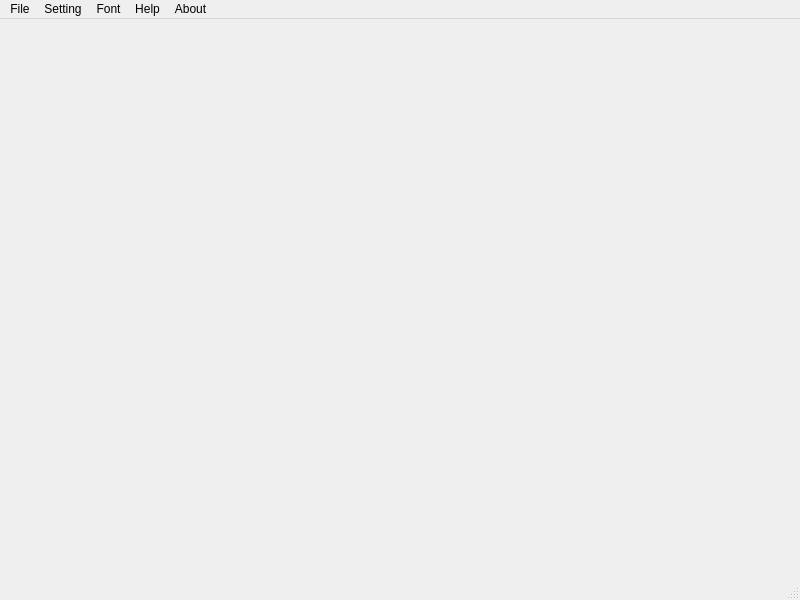
<?xml version="1.0" encoding="UTF-8"?>
<ui version="4.0">
 <class>myForm</class>
 <widget class="QMainWindow" name="myForm">
  <property name="geometry">
   <rect>
    <x>0</x>
    <y>0</y>
    <width>800</width>
    <height>600</height>
   </rect>
  </property>
  <property name="windowTitle">
   <string>MainWindow</string>
  </property>
  <widget class="QWidget" name="centralwidget">
   <widget class="QWidget" name="widget" native="true">
    <property name="geometry">
     <rect>
      <x>10</x>
      <y>10</y>
      <width>521</width>
      <height>541</height>
     </rect>
    </property>
    <property name="styleSheet">
     <string notr="true"/>
    </property>
   </widget>
   <widget class="QWidget" name="miniWidget" native="true">
    <property name="geometry">
     <rect>
      <x>540</x>
      <y>10</y>
      <width>251</width>
      <height>211</height>
     </rect>
    </property>
    <property name="styleSheet">
     <string notr="true"/>
    </property>
   </widget>
  </widget>
  <widget class="QMenuBar" name="menubar">
   <property name="geometry">
    <rect>
     <x>0</x>
     <y>0</y>
     <width>800</width>
     <height>21</height>
    </rect>
   </property>
   <widget class="QMenu" name="menuFile">
    <property name="title">
     <string>File</string>
    </property>
    <addaction name="actionOpen"/>
    <addaction name="actionSave"/>
    <addaction name="actionSave_As"/>
    <addaction name="actionExit"/>
   </widget>
   <widget class="QMenu" name="menuSetting">
    <property name="title">
     <string>Setting</string>
    </property>
   </widget>
   <widget class="QMenu" name="menuAbout">
    <property name="title">
     <string>Font</string>
    </property>
    <addaction name="actionColor"/>
    <addaction name="actionFont"/>
   </widget>
   <widget class="QMenu" name="menuHelp">
    <property name="title">
     <string>Help</string>
    </property>
   </widget>
   <widget class="QMenu" name="menuAbout_2">
    <property name="title">
     <string>About</string>
    </property>
   </widget>
   <addaction name="menuFile"/>
   <addaction name="menuSetting"/>
   <addaction name="menuAbout"/>
   <addaction name="menuHelp"/>
   <addaction name="menuAbout_2"/>
  </widget>
  <widget class="QStatusBar" name="statusbar"/>
  <action name="actionOpen">
   <property name="text">
    <string>Open</string>
   </property>
  </action>
  <action name="actionSave">
   <property name="text">
    <string>Save</string>
   </property>
  </action>
  <action name="actionSave_As">
   <property name="text">
    <string>Save As</string>
   </property>
  </action>
  <action name="actionExit">
   <property name="text">
    <string>Exit</string>
   </property>
  </action>
  <action name="actionGreen">
   <property name="text">
    <string>Green</string>
   </property>
  </action>
  <action name="actionBlue">
   <property name="text">
    <string>Blue</string>
   </property>
  </action>
  <action name="actionRed">
   <property name="text">
    <string>Red</string>
   </property>
  </action>
  <action name="actionYellow">
   <property name="text">
    <string>Yellow</string>
   </property>
  </action>
  <action name="action1">
   <property name="text">
    <string>1</string>
   </property>
  </action>
  <action name="action2">
   <property name="text">
    <string>2</string>
   </property>
  </action>
  <action name="action3">
   <property name="text">
    <string>3</string>
   </property>
  </action>
  <action name="action4">
   <property name="text">
    <string>4</string>
   </property>
  </action>
  <action name="action5">
   <property name="text">
    <string>5</string>
   </property>
  </action>
  <action name="action6">
   <property name="text">
    <string>6</string>
   </property>
  </action>
  <action name="action7">
   <property name="text">
    <string>7</string>
   </property>
  </action>
  <action name="action8">
   <property name="text">
    <string>8</string>
   </property>
  </action>
  <action name="action9">
   <property name="text">
    <string>9</string>
   </property>
  </action>
  <action name="action10">
   <property name="text">
    <string>10</string>
   </property>
  </action>
  <action name="action0_1">
   <property name="text">
    <string>0.1</string>
   </property>
  </action>
  <action name="action0_2">
   <property name="text">
    <string>0.2</string>
   </property>
  </action>
  <action name="action0_5">
   <property name="text">
    <string>0.5</string>
   </property>
  </action>
  <action name="action0_8">
   <property name="text">
    <string>0.8</string>
   </property>
  </action>
  <action name="action1_2">
   <property name="text">
    <string>1</string>
   </property>
  </action>
  <action name="action1_3">
   <property name="text">
    <string>1.2</string>
   </property>
  </action>
  <action name="action1_5">
   <property name="text">
    <string>1.5</string>
   </property>
  </action>
  <action name="action1_8">
   <property name="text">
    <string>1.8</string>
   </property>
  </action>
  <action name="action2_2">
   <property name="text">
    <string>2</string>
   </property>
  </action>
  <action name="action2_3">
   <property name="text">
    <string>2.2</string>
   </property>
  </action>
  <action name="action2_5">
   <property name="text">
    <string>2.5</string>
   </property>
  </action>
  <action name="action2_8">
   <property name="text">
    <string>2.8</string>
   </property>
  </action>
  <action name="action3_2">
   <property name="text">
    <string>3</string>
   </property>
  </action>
  <action name="action3_3">
   <property name="text">
    <string>3.2</string>
   </property>
  </action>
  <action name="action3_5">
   <property name="text">
    <string>3.5</string>
   </property>
  </action>
  <action name="action3_8">
   <property name="text">
    <string>3.8</string>
   </property>
  </action>
  <action name="action4_2">
   <property name="text">
    <string>4</string>
   </property>
  </action>
  <action name="action4_3">
   <property name="text">
    <string>4.2</string>
   </property>
  </action>
  <action name="action4_5">
   <property name="text">
    <string>4.5</string>
   </property>
  </action>
  <action name="action4_8">
   <property name="text">
    <string>4.8</string>
   </property>
  </action>
  <action name="action5_2">
   <property name="text">
    <string>5</string>
   </property>
  </action>
  <action name="actionColor">
   <property name="text">
    <string>Color</string>
   </property>
  </action>
  <action name="actionFont">
   <property name="text">
    <string>Font</string>
   </property>
  </action>
 </widget>
 <resources/>
 <connections/>
</ui>
